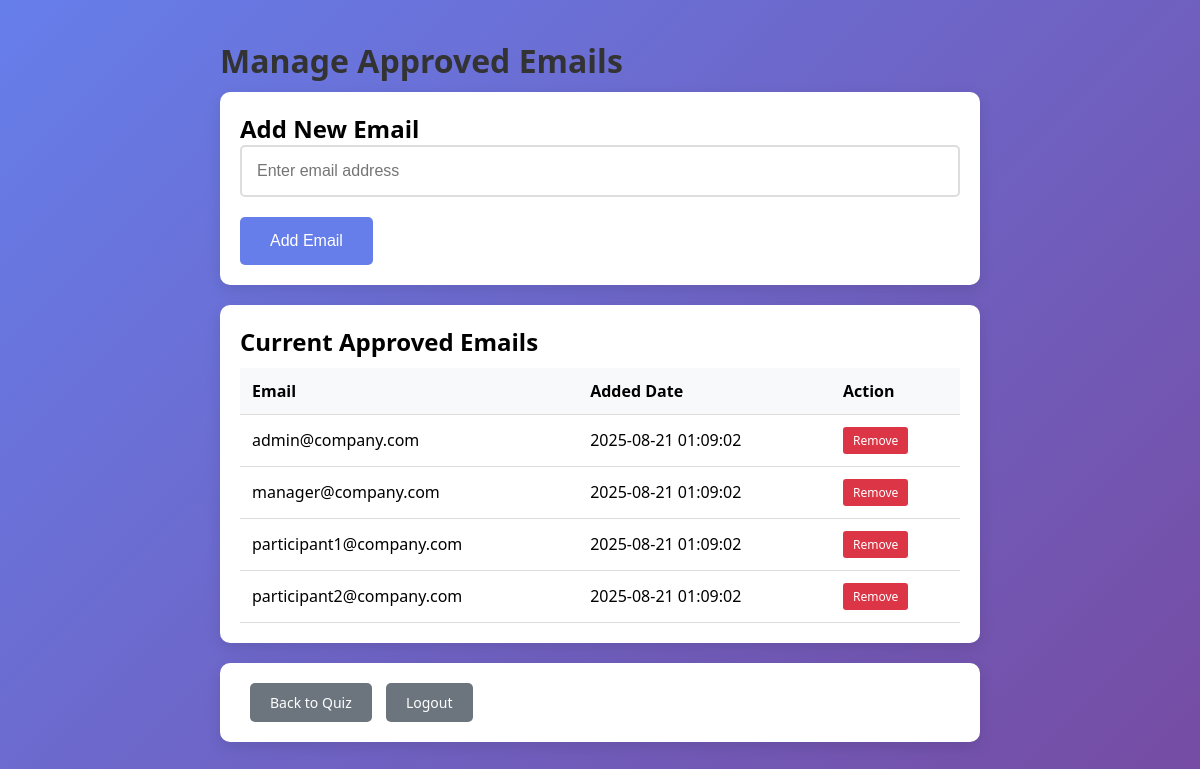
/admin.php (signed in), run on an earlier commit of the app's database.
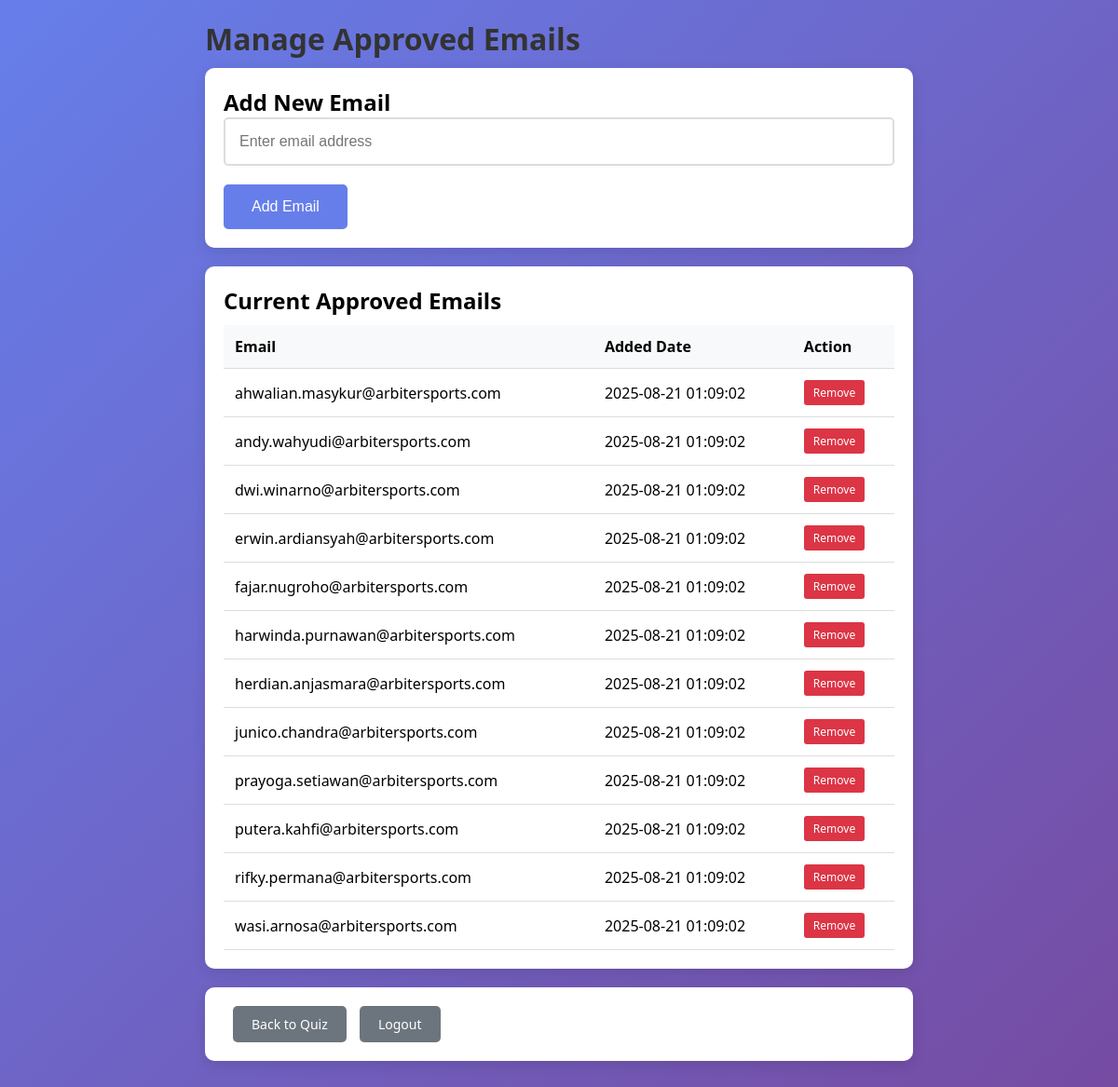
And on a later commit of the database.
### tables this page shows
CREATE TABLE approved_emails (
    id INT AUTO_INCREMENT PRIMARY KEY,
    email VARCHAR(255) NOT NULL UNIQUE,
    created_at TIMESTAMP DEFAULT CURRENT_TIMESTAMP
);

### includes/Database.php (called while the page is built, shortened)
<?php
class Database {
    private $connection;
    public function __construct() {
        try {
            $this->connection = new PDO(
                "mysql:host=" . DB_HOST . ";dbname=" . DB_NAME,
                DB_USER,
                DB_PASS,
                [PDO::ATTR_ERRMODE => PDO::ERRMODE_EXCEPTION]
            );
        } catch(PDOException $e) {
            die("Connection failed: " . $e->getMessage());
        }
    }
    public function prepare($sql) {
        return $this->connection->prepare($sql);
    }
}
?>

### admin.php (the view, shortened to what this page needs)
<?php
require_once 'includes/Database.php';
    ?>
    <?php
$db = new Database();
$stmt = $db->prepare("SELECT * FROM approved_emails ORDER BY email");
$stmt->execute();
$approvedEmails = $stmt->fetchAll();
?>
<!DOCTYPE html>
<html>
<head>
    <link rel="stylesheet" href="assets/style.css">
</head>
<body>
    <div class="container">
        <h1>Manage Approved Emails</h1>
        <div class="admin-section">
            <h2>Add New Email</h2>
            <form method="POST">
                <div class="form-group">
                    <input type="email" name="email" placeholder="Enter email address" required>
                </div>
                <button type="submit" name="add_email" class="btn-primary">Add Email</button>
            </form>
        </div>
        <div class="admin-section">
            <h2>Current Approved Emails</h2>
            <table class="admin-table">
                <thead>
                    <tr>
                        <th>Email</th>
                        <th>Added Date</th>
                        <th>Action</th>
                    </tr>
                </thead>
                <tbody>
                    <?php foreach ($approvedEmails as $approvedEmail): ?>
                        <tr>
                            <td><?php echo htmlspecialchars($approvedEmail['email']); ?></td>
                            <td><?php echo htmlspecialchars($approvedEmail['created_at']); ?></td>
                            <td>
                                <a href="?remove=<?php echo $approvedEmail['id']; ?>"
                                   onclick="return confirm('Are you sure?')"
                                   class="btn-danger">Remove</a>
                            </td>
                        </tr>
                    <?php endforeach; ?>
                </tbody>
            </table>
        </div>
        <div class="admin-section">
            <a href="index.php" class="btn-secondary">Back to Quiz</a>
            <a href="?logout=1" class="btn-secondary">Logout</a>
        </div>
    </div>
</body>
</html>

### assets/style.css (style rules this page uses)
* { margin: 0; padding: 0; box-sizing: border-box; }
body { font-family: 'Segoe UI', Tahoma, Geneva, Verdana, sans-serif; background: linear-gradient(135deg, #667eea 0%, #764ba2 100%); min-height: 100vh; display: flex; align-items: center; justify-content: center; }
.container { width: 100%; max-width: 800px; padding: 20px; }
h1 { color: #333; margin-bottom: 10px; font-size: 2em; }
.form-group { margin-bottom: 20px; }
input[type="email"], input[type="text"] { width: 100%; padding: 15px; border: 2px solid #ddd; border-radius: 5px; font-size: 16px; transition: border-color 0.3s; }
.btn-primary { background: #667eea; color: white; padding: 15px 30px; border: none; border-radius: 5px; font-size: 16px; cursor: pointer; transition: background 0.3s; text-decoration: none; display: inline-block; }
.btn-secondary { background: #6c757d; color: white; padding: 10px 20px; border: none; border-radius: 5px; font-size: 14px; cursor: pointer; text-decoration: none; display: inline-block; margin-left: 10px; }
a { color: #667eea; text-decoration: none; }
.admin-section { background: white; padding: 20px; border-radius: 10px; margin-bottom: 20px; box-shadow: 0 5px 15px rgba(0, 0, 0, 0.1); }
.admin-table { width: 100%; border-collapse: collapse; margin-top: 10px; }
.admin-table th, .admin-table td { padding: 12px; text-align: left; border-bottom: 1px solid #ddd; }
.admin-table th { background-color: #f8f9fa; font-weight: bold; }
.btn-danger { background: #dc3545; color: white; padding: 5px 10px; border: none; border-radius: 3px; font-size: 12px; cursor: pointer; text-decoration: none; display: inline-block; }

What changed in the data, as far as the page shows it:
changed approved_emails: email "manager@company.com" → "ahwalian.masykur@arbitersports.com"; moves up the list
changed approved_emails: email "admin@company.com" → "andy.wahyudi@arbitersports.com"
added approved_emails: email "dwi.winarno@arbitersports.com", created_at "2025-08-21 01:09:02"
added approved_emails: email "erwin.ardiansyah@arbitersports.com", created_at "2025-08-21 01:09:02"
added approved_emails: email "fajar.nugroho@arbitersports.com", created_at "2025-08-21 01:09:02"
added approved_emails: email "harwinda.purnawan@arbitersports.com", created_at "2025-08-21 01:09:02"
added approved_emails: email "herdian.anjasmara@arbitersports.com", created_at "2025-08-21 01:09:02"
added approved_emails: email "junico.chandra@arbitersports.com", created_at "2025-08-21 01:09:02"
changed approved_emails: email "participant1@company.com" → "prayoga.setiawan@arbitersports.com"
added approved_emails: email "putera.kahfi@arbitersports.com", created_at "2025-08-21 01:09:02"
changed approved_emails: email "participant2@company.com" → "rifky.permana@arbitersports.com"
added approved_emails: email "wasi.arnosa@arbitersports.com", created_at "2025-08-21 01:09:02"
